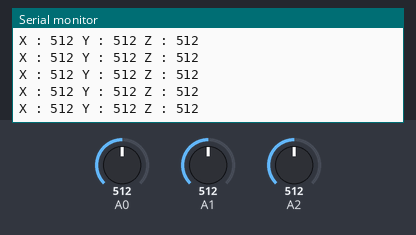
Recording of a sketch running on a simulated Arduino Uno, built with avr-gcc and run on an emulated ATmega328P. Shown: the last lines printed to the serial monitor. Inputs (shaded band) come from the test bench; at power-on: A0 = 512, A1 = 512, A2 = 512.

Above: at 5.7 s.
5.8 s: A0 set to 984
At 5.86 s:
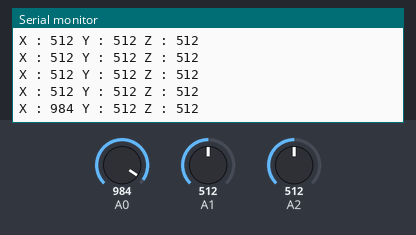
8.8 s: A0 set to 1010
At 8.89 s:
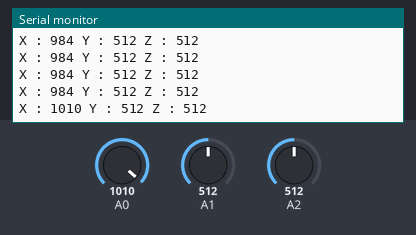
Timing chart, 0 to 11.8 s (numbered marks = the images above; inputs shaded):
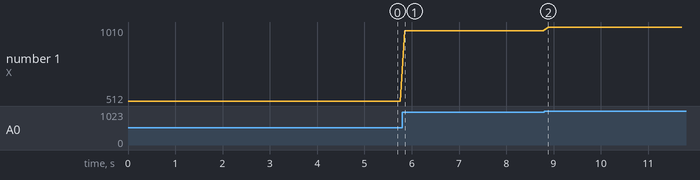

Measured:
- after the input at 5.8 s, the serial monitor: prints a new line after 0.05 s (image 1)
- after the input at 8.8 s, the serial monitor: prints a new line after 0.08 s (image 2)
- plotted number 1: 512 → 984 after the input at 5.8 s, 984 → 1010 after the input at 8.8 s

The sketch:

Example5.2.ino
```cpp
void setup () {
  Serial.begin (9600);
}

void loop () {
  int x = analogRead (0);
  int y = analogRead (1);
  int z = analogRead (2);
  Serial.print ("X : ");
  Serial.print (x);
  Serial.print (" Y : ");
  Serial.print (y);
  Serial.print (" Z : ");
  Serial.println (z);
  delay (100);
}
```
